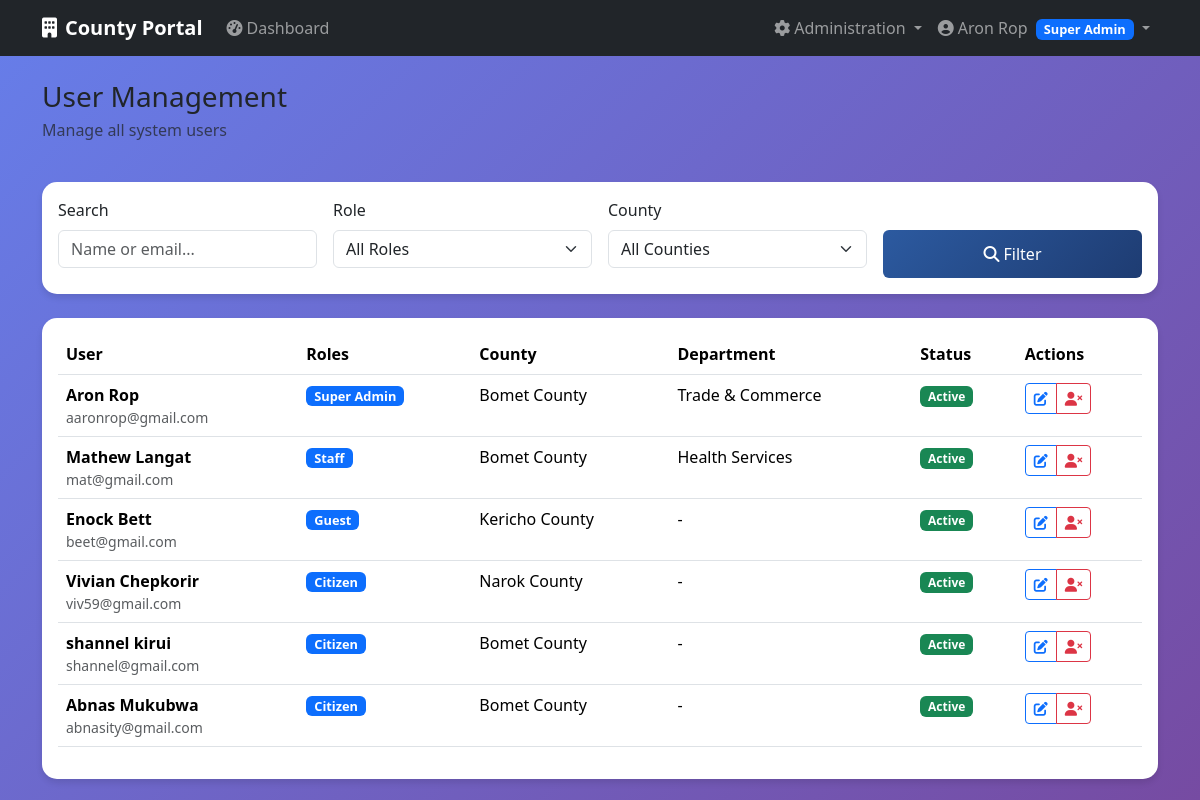
The app's page /auth/users (signed in) with its own data.
### app/models/user.py (models this page shows, shortened)
class User(db.Model, UserMixin):
    __tablename__ = 'users'
    id = db.Column(db.Integer, primary_key=True)
    email = db.Column(db.String(200), unique=True, nullable=False)
    password = db.Column(db.String(128), nullable=False)
    active = db.Column(db.Boolean(), default=True)
    confirmed_at = db.Column(db.DateTime())
    created_at = db.Column(db.DateTime(), nullable=False, default=db.func.current_timestamp())
    fs_uniquifier = db.Column(db.String(255), unique=True, nullable=False, default=lambda: str(uuid.uuid4()))
    county_id = db.Column(db.Integer, db.ForeignKey('counties.id'))
    department_id = db.Column(db.Integer, db.ForeignKey('departments.id'))
    last_login_at = db.Column(db.DateTime())
    current_login_at = db.Column(db.DateTime())
    last_login_ip = db.Column(db.String(50))
    current_login_ip = db.Column(db.String(50))
    login_count = db.Column(db.Integer, default=0)
    first_name = db.Column(db.String(100))
    last_name = db.Column(db.String(100))
    phone = db.Column(db.String(20))
    roles = db.relationship('Role', secondary=roles_users, backref=db.backref('users', lazy='dynamic'))
    def full_name(self):
        if self.first_name and self.last_name:
            return f"{self.first_name} {self.last_name}"
        return self.email.split('@')[0] # Fallback if user dont provide first and last name or both
    def has_role(self, role_name):
        return any(role.name == role_name for role in self.roles)

class Role(db.Model, RoleMixin):
    __tablename__ = 'roles'
    id = db.Column(db.Integer, primary_key=True)
    name = db.Column(db.String(80), unique=True, nullable=False)
    description = db.Column(db.String(255), nullable=True)

### app/models/county.py (models this page shows, shortened)
class County(db.Model):
        __tablename__ = 'counties'
        id = db.Column(db.Integer, primary_key=True)
        name = db.Column(db.String(100), unique=True, nullable=False)
        code = db.Column(db.String(10), unique=True, nullable=False)
        description = db.Column(db.Text)
        active = db.Column(db.Boolean, default=True)
        created_at = db.Column(db.DateTime, default=datetime.utcnow)
        users = db.relationship('User', backref='county', lazy='dynamic')
        departments = db.relationship('Department', backref='county',   lazy='dynamic')

class Department(db.Model):
        __tablename__ = 'departments'
        id = db.Column(db.Integer, primary_key=True)
        name = db.Column(db.String(100), nullable=False)
        code = db.Column(db.String(20), nullable=False)
        description = db.Column(db.Text)
        county_id = db.Column(db.Integer, db.ForeignKey('counties.id'),
  nullable=False)
        active = db.Column(db.Boolean, default=True)
        created_at = db.Column(db.DateTime, default=datetime.utcnow)
        officers = db.relationship('User', backref='department', lazy='dynamic')
        permit_types = db.relationship('PermitType', backref='department', lazy='dynamic')

### app/auth/routes.py (the view)
@auth_bp.route('/users')
@login_required
@roles_required(UserRoles.SUPER_ADMIN)
def users():
    page = request.args.get('page', 1, type=int)
    search = request.args.get('search', '', type=str)
    role_filter = request.args.get('role', '', type=str)
    county_filter = request.args.get('county', '', type=str)
    query = User.query
    if search:
        query = query.filter(
            (User.email.contains(search)) |
            (User.first_name.contains(search)) |
            (User.last_name.contains(search))
        )
    if role_filter:
        role = Role.query.filter_by(name=role_filter).first()
        if role:
            query = query.filter(User.roles.contains(role))
    if county_filter:
        query = query.filter_by(county_id=county_filter)
    users = query.paginate(
        page=page, per_page=20, error_out=False
    )
    roles = Role.query.all()
    counties = County.query.filter_by(active=True).all()
    return render_template('auth/users.html',
                            users=users,
                            roles=roles,
                            counties=counties,
                            current_search=search,
                            current_role=role_filter,
                            current_county=county_filter)

### app/templates/auth/users.html (shortened to what this page needs)
{% extends "base.html" %}
{% block content %}
<div class="row">
    <div class="col-12">
        <div class="d-flex justify-content-between align-items-center mb-4">
            <div>
                <h1 class="h3 mb-1">User Management</h1>
                <p class="text-muted">Manage all system users</p>
            </div>
        </div>
    </div>
</div>
<div class="card dashboard-card mb-4">
    <div class="card-body">
        <form method="GET" class="row g-3">
            <div class="col-md-3">
                <label for="search" class="form-label">Search</label>
                <input type="text" class="form-control" id="search" name="search"
                       value="{{ current_search }}" placeholder="Name or email...">
            </div>
            <div class="col-md-3">
                <label for="role" class="form-label">Role</label>
                <select class="form-select" id="role" name="role">
                    <option value="">All Roles</option>
                </select>
            </div>
            <div class="col-md-3">
                <label for="county" class="form-label">County</label>
                <select class="form-select" id="county" name="county">
                    <option value="">All Counties</option>
                </select>
            </div>
            <div class="col-md-3">
                <label class="form-label d-block">&nbsp;</label>
                <div class="d-grid">
                    <button type="submit" class="btn btn-primary">
                        <i class="fas fa-search me-1"></i>Filter
                    </button>
                </div>
            </div>
        </form>
    </div>
</div>
<div class="card dashboard-card">
    <div class="card-body">
        <div class="table-responsive">
            <table class="table table-hover">
                <thead>
                    <tr>
                        <th>User</th>
                        <th>Roles</th>
                        <th>County</th>
                        <th>Department</th>
                        <th>Status</th>
                        <th>Actions</th>
                    </tr>
                </thead>
                <tbody>
                    {% for user in users.items %}
                    <tr>
                        <td>
                            <div class="d-flex align-items-center">
                                <div>
                                    <div class="fw-bold">{{ user.first_name }} {{ user.last_name }}</div>
                                    <div class="small text-muted">{{ user.email }}</div>
                                </div>
                            </div>
                        </td>
                        <td>
                            {% for role in user.roles %}
                            <span class="badge bg-primary role-badge">{{ role.name.replace('_', ' ').title() }}</span>
                            {% endfor %}
                        </td>
                        <td>{{ user.county.name if user.county else '-' }}</td>
                        <td>{{ user.department.name if user.department else '-' }}</td>
                        <td>
                            <span class="badge {% if user.active %}bg-success{% else %}bg-danger{% endif %}">
                                {{ 'Active' if user.active else 'Inactive' }}
                            </span>
                        </td>
                        <td>
                            <div class="btn-group">
                                <a href="{{ url_for('auth_bp.edit_user', user_id=user.id) }}"
                                   class="btn btn-sm btn-outline-primary"
                                   title="Edit User">
                                    <i class="fas fa-edit"></i>
                                </a>
                                <button onclick="toggleUserStatus('{{ user.id }}')"
                                        class="btn btn-sm {% if user.active %}btn-outline-danger{% else %}btn-outline-success{% endif %}"
                                        title="{% if user.active %}Deactivate User{% else %}Activate User{% endif %}">
                                    <i class="fas {% if user.active %}fa-user-times{% else %}fa-user-check{% endif %}"></i>
                                </button>
                            </div>
                        </td>
                    </tr>
                    {% endfor %}
                </tbody>
            </table>
        </div>
    </div>
</div>
{% endblock %}

### app/templates/base.html (shortened to what this page needs)
<!DOCTYPE html>
<html lang="en">
<head>
    <link href="https://cdn.jsdelivr.net/npm/bootstrap@5.3.2/dist/css/bootstrap.min.css" rel="stylesheet">
    <link href="https://cdnjs.cloudflare.com/ajax/libs/font-awesome/6.4.0/css/all.min.css" rel="stylesheet">
</head>
<body>
    <nav class="navbar navbar-expand-lg navbar-dark bg-dark">
        <div class="container">
            <a class="navbar-brand" href="{{ url_for('main_bp.index') }}">
                <i class="fas fa-building me-2"></i>County Portal
            </a>
            {% if current_user.is_authenticated %}
            <div class="collapse navbar-collapse" id="navbarNav">
                <ul class="navbar-nav me-auto">
                    <li class="nav-item">
                        <a class="nav-link" href="{{ url_for('main_bp.dashboard') }}">
                            <i class="fas fa-tachometer-alt me-1"></i>Dashboard
                        </a>
                    </li>
                </ul>
                {% if current_user.has_role('super_admin') %}
                <ul class="navbar-nav">
                    <li class="nav-item dropdown">
                        <a class="nav-link dropdown-toggle" href="#" id="adminDropdown" role="button" data-bs-toggle="dropdown">
                            <i class="fas fa-cog me-1"></i>Administration
                        </a>
                    </li>
                </ul>
                {% endif %}
                <ul class="navbar-nav">
                    <li class="nav-item dropdown">
                        <a class="nav-link dropdown-toggle" href="#" id="userDropdown" role="button" data-bs-toggle="dropdown">
                            <i class="fas fa-user-circle me-1"></i>{{ current_user.full_name() }}
                            {% for role in current_user.roles %}
                            <span class="badge bg-primary role-badge ms-1">{{ role.name.replace('_', ' ').title() }}</span>
                            {% endfor %}
                        </a>
                    </li>
                </ul>
            </div>
            {% else %}
            <div class="d-flex">
                <a href="{{ url_for('security.login') }}" class="btn btn-outline-light me-2">Login</a>
                <a href="{{ url_for('security.register') }}" class="btn btn-primary">Register</a>
            </div>
            {% endif %}
        </div>
    </nav>
    <main class="container mt-4">
        {% block content %}{% endblock %}
    </main>
</body>
</html>

### app/templates/base.html (style rules this page uses)
:root { --primary-color: #2c5aa0; --secondary-color: #f8f9fa; --success-color: #28a745; --danger-color: #dc3545; --warning-color: #ffc107; }
body { background: linear-gradient(135deg, #667eea 0%, #764ba2 100%); min-height: 100vh; font-family: 'Segoe UI', Tahoma, Geneva, Verdana, sans-serif; }
.navbar-brand { font-weight: bold; }
.dashboard-card { border: none; border-radius: 15px; box-shadow: 0 4px 6px rgba(0, 0, 0, 0.1); transition: transform 0.2s; }
.role-badge { font-size: 0.8em; padding: 0.25rem 0.5rem; }
.btn-primary { background: linear-gradient(135deg, var(--primary-color) 0%, #1e3c72 100%); border: none; padding: 0.75rem 2rem; font-weight: 500; transition: transform 0.2s ease; }

### records on screen
User: full_name "Aron Rop", first_name "Aron", last_name "Rop", email "aaronrop@gmail.com", county "Bomet County", department "Trade & Commerce", active "Active"
Role: name.replace "Super Admin"
User: first_name "Mathew", last_name "Langat", email "mat@gmail.com", county "Bomet County", department "Health Services", active "Active"
Role: name.replace "Staff"
User: first_name "Enock", last_name "Bett", email "beet@gmail.com", county "Kericho County", department "-", active "Active"
Role: name.replace "Guest"
User: first_name "Vivian", last_name "Chepkorir", email "viv59@gmail.com", county "Narok County", department "-", active "Active"
Role: name.replace "Citizen"
User: first_name "shannel", last_name "kirui", email "shannel@gmail.com", county "Bomet County", department "-", active "Active"
User: first_name "Abnas", last_name "Mukubwa", email "abnasity@gmail.com", county "Bomet County", department "-", active "Active"
